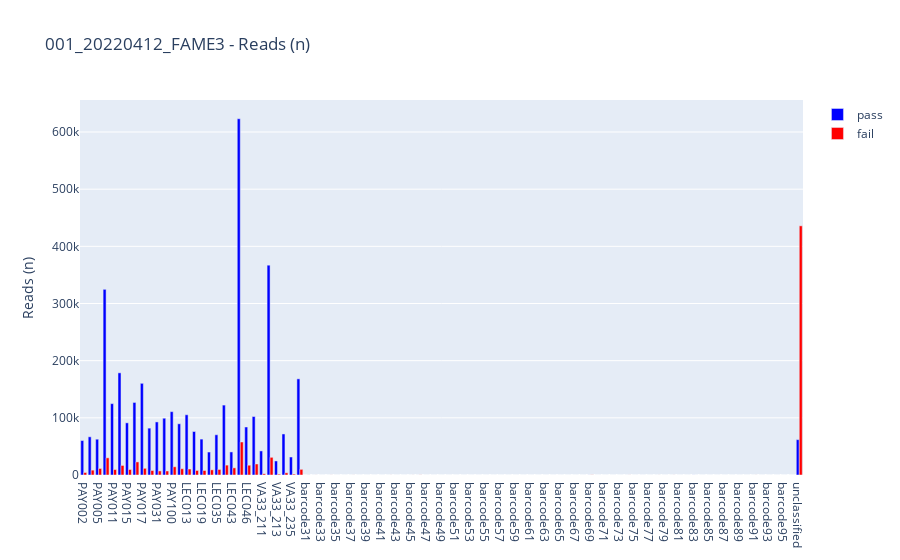

The code cell stored with this chart in its notebook:
### Markdown cell above
## Reads

### Code cell
trace1 = go.Bar(
    x=df["sample"],
    y=df[df["qc"]=="pass"]["reads"],
    name="pass",
    marker={"color": "blue"})

trace2 = go.Bar(
    x=df["sample"],
    y=df[df["qc"]=="fail"]["reads"],
    name="fail",
    marker={"color": "red"})

data = [trace1, trace2]
layout = go.Layout(title=f"{run_name} - Reads (n)", yaxis_title="Reads (n)")
fig1 = go.Figure(data=data, layout=layout)
fig1.show(config={'displaylogo':False}) # hide ploty logo
##fig1.write_html(f"{run_name} - MinION Reads.html", config={'displaylogo':False})

### Figure 1 — Plotly figure (JSON) as saved in the notebook; plotly's stock layout.template omitted (floating-point values rounded to 4 significant figures; data arrays with more than 128 entries replaced by an {"elided": "..."} marker saying what was removed)
{"data": [{"marker": {"color": "blue"}, "name": "pass", "type": "bar", "x": {"elided": "194 str values"}, "y": [60285, 66805, 62628, 324798, 124851, 178714, 91241, 126913, 160380, 81996, 92844, 99331, 110811, 89591, 105368, 76088, 62801, 40169, 70380, 122301, 40359, 623197, 83985, 102303, 42138, 367028, 24582, 71787, 31446, 168175, 8, 13, 14, 4, 3, 2, 3, 12, 3, 2, 3, 7, 1, 3, 8, 33, 4, 9, 4, 4, 2, 5, 6, 9, 4, 6, 3, 9, 2, 7, 4, 5, 1, 8, 2, 7, 5, 2, 79, 1, 7, 7, 4, 16, 3, 19, 4, 16, 4, 3, 3, 3, 74, 7, 1, 4, 3, 1, 14, 1, 4, 1, 2, 3, 3, 4, 61879]}, {"marker": {"color": "red"}, "name": "fail", "type": "bar", "x": {"elided": "194 str values"}, "y": [4371, 8498, 11408, 30030, 9502, 16709, 9632, 22879, 11677, 7795, 7119, 7020, 14397, 10927, 10470, 7923, 7868, 9029, 9702, 17277, 12487, 57746, 17110, 19284, 2105, 30933, 1376, 3826, 1546, 9881, 128, 65, 39, 83, 25, 26, 70, 56, 47, 21, 23, 71, 21, 14, 75, 162, 19, 49, 55, 38, 18, 54, 60, 50, 33, 54, 18, 37, 41, 42, 26, 34, 17, 36, 30, 34, 39, 34, 216, 23, 49, 49, 36, 85, 46, 59, 30, 76, 32, 79, 27, 33, 59, 47, 24, 23, 13, 20, 55, 5, 65, 13, 14, 35, 25, 59, 435865]}], "layout": {"title": {"text": "001_20220412_FAME3 - Reads (n)"}, "yaxis": {"title": {"text": "Reads (n)"}}}}
